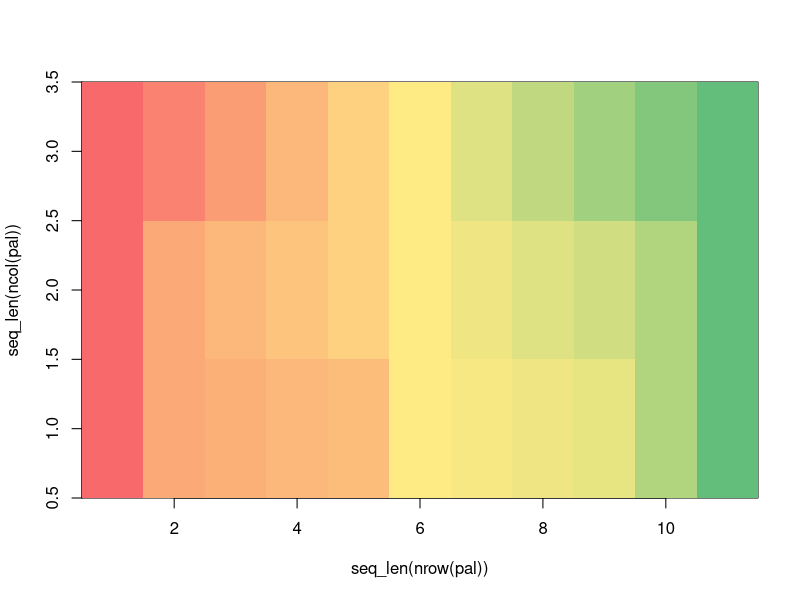

Generate this figure with R:
heatColors <- function(x, col, out = "hex", na = "#FFFFFF") {
  if(all(grepl("#", col))) {
    col <- col2rgb(col)
  }
  
  if(grepl("#", na)) {
    na <- col2rgb(na)
  }
  
  if(nrow(col) != 3) stop("'col' must be a 3 x ncolor matrix")
  if(nrow(na) != 3) stop("'na' must be a 3 x 1 matrix")
  
  lx <- length(x)
  nc <- ncol(col)
  qx <- quantile(x, probs = seq(0, 1, 1 / (nc - 1)), na.rm = TRUE)
  dupqx <- duplicated(qx)
  RGB <- matrix(0, nrow = nc, ncol = lx, dimnames = list(c("red", "green", "blue"), NULL))
  
  if(any(dupqx)) qx[dupqx] <- qx[dupqx] + .Machine$double.eps
  
  for(i in seq_len(lx)) {
    if(is.na(x[i])) {
      RGB[, i] <- na[, 1]
    } else {
      for(j in seq_len(nc - 1)) {
        if(x[i] == qx[j]) {
          RGB[, i] <- col[, j]
        } else if(x[i] > qx[j] & x[i] < qx[j + 1]) {
          RGB[, i] <- col[, j] + (col[, j + 1] - col[, j]) * (x[i] - qx[j]) / (qx[j + 1] - qx[j])
        }
      }
      if(x[i] == qx[nc]) {
        RGB[, i] <- col[, nc]
      }
    }
  }
  if(out == "hex") {
    return(rgb(RGB[1, ], RGB[2, ], RGB[3, ], maxColorValue = 255))
  } else {
    return(RGB)
  }
}

x <- matrix(
  c(
    1, 2, 2.1, 2.2, 2.3, 3, 3.1, 3.2, 3.3, 4, 5,
    1, 2, 2.2, 2.4, 2.6, 3, 3.2, 3.4, 3.6, 4, 5,
    1, 2, 3, 4, 5, 6, 7, 8, 9, 10, 11
  ),
  nrow = 11
)

# try with hex
pal <- apply(x, 2, heatColors, col = c("#F8696B", "#FFEB84", "#63BE7B"))
# try with rgb
pal <- apply(x, 2, heatColors, col = col2rgb(c("#F8696B", "#FFEB84", "#63BE7B")))

image(
  x = seq_len(nrow(pal)),
  y = seq_len(ncol(pal)),
  z = matrix(seq_along(x), ncol = ncol(x)),
  col = pal
)
